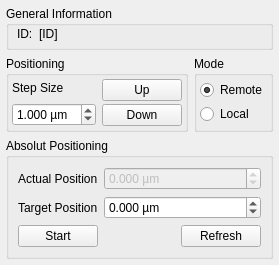
<?xml version="1.0" encoding="UTF-8"?>
<ui version="4.0">
 <class>dockWidgetPiezosystemJena_NV40_1</class>
 <widget class="QWidget" name="dockWidgetPiezosystemJena_NV40_1">
  <property name="geometry">
   <rect>
    <x>0</x>
    <y>0</y>
    <width>257</width>
    <height>251</height>
   </rect>
  </property>
  <property name="windowTitle">
   <string>Piezosystem Jena NV40/1</string>
  </property>
  <layout class="QVBoxLayout" name="verticalLayout_5">
   <property name="leftMargin">
    <number>6</number>
   </property>
   <property name="topMargin">
    <number>6</number>
   </property>
   <property name="rightMargin">
    <number>6</number>
   </property>
   <property name="bottomMargin">
    <number>6</number>
   </property>
   <item>
    <widget class="QGroupBox" name="groupBox">
     <property name="sizePolicy">
      <sizepolicy hsizetype="Preferred" vsizetype="Minimum">
       <horstretch>0</horstretch>
       <verstretch>0</verstretch>
      </sizepolicy>
     </property>
     <property name="title">
      <string>General Information</string>
     </property>
     <layout class="QHBoxLayout" name="horizontalLayout_4">
      <property name="leftMargin">
       <number>8</number>
      </property>
      <property name="topMargin">
       <number>1</number>
      </property>
      <property name="rightMargin">
       <number>8</number>
      </property>
      <property name="bottomMargin">
       <number>6</number>
      </property>
      <item>
       <widget class="QLabel" name="label_2">
        <property name="text">
         <string>ID:</string>
        </property>
       </widget>
      </item>
      <item>
       <widget class="QLabel" name="lblID">
        <property name="sizePolicy">
         <sizepolicy hsizetype="Expanding" vsizetype="Preferred">
          <horstretch>0</horstretch>
          <verstretch>0</verstretch>
         </sizepolicy>
        </property>
        <property name="text">
         <string>[ID]</string>
        </property>
       </widget>
      </item>
     </layout>
    </widget>
   </item>
   <item>
    <layout class="QHBoxLayout" name="horizontalLayout_3">
     <item>
      <widget class="QGroupBox" name="groupBox_2">
       <property name="sizePolicy">
        <sizepolicy hsizetype="Preferred" vsizetype="Preferred">
         <horstretch>0</horstretch>
         <verstretch>0</verstretch>
        </sizepolicy>
       </property>
       <property name="title">
        <string>Positioning</string>
       </property>
       <layout class="QHBoxLayout" name="horizontalLayout">
        <property name="leftMargin">
         <number>3</number>
        </property>
        <property name="topMargin">
         <number>3</number>
        </property>
        <property name="rightMargin">
         <number>3</number>
        </property>
        <property name="bottomMargin">
         <number>3</number>
        </property>
        <item>
         <layout class="QVBoxLayout" name="verticalLayout_3">
          <item>
           <widget class="QLabel" name="label_3">
            <property name="text">
             <string>Step Size</string>
            </property>
           </widget>
          </item>
          <item>
           <widget class="QDoubleSpinBox" name="spinBoxStepSize">
            <property name="sizePolicy">
             <sizepolicy hsizetype="MinimumExpanding" vsizetype="Fixed">
              <horstretch>0</horstretch>
              <verstretch>0</verstretch>
             </sizepolicy>
            </property>
            <property name="suffix">
             <string> µm</string>
            </property>
            <property name="decimals">
             <number>3</number>
            </property>
            <property name="value">
             <double>1.000000000000000</double>
            </property>
           </widget>
          </item>
         </layout>
        </item>
        <item>
         <layout class="QVBoxLayout" name="verticalLayout">
          <property name="spacing">
           <number>3</number>
          </property>
          <item>
           <widget class="QPushButton" name="btnUp">
            <property name="text">
             <string>Up</string>
            </property>
           </widget>
          </item>
          <item>
           <widget class="QPushButton" name="btnDown">
            <property name="text">
             <string>Down</string>
            </property>
           </widget>
          </item>
         </layout>
        </item>
       </layout>
      </widget>
     </item>
     <item>
      <widget class="QGroupBox" name="groupBoxMode">
       <property name="title">
        <string>Mode</string>
       </property>
       <layout class="QVBoxLayout" name="verticalLayout_2">
        <property name="spacing">
         <number>3</number>
        </property>
        <property name="leftMargin">
         <number>3</number>
        </property>
        <property name="topMargin">
         <number>3</number>
        </property>
        <property name="rightMargin">
         <number>3</number>
        </property>
        <property name="bottomMargin">
         <number>3</number>
        </property>
        <item>
         <widget class="QRadioButton" name="radioRemote">
          <property name="text">
           <string>Remote</string>
          </property>
          <property name="checked">
           <bool>true</bool>
          </property>
         </widget>
        </item>
        <item>
         <widget class="QRadioButton" name="radioLocal">
          <property name="text">
           <string>Local</string>
          </property>
         </widget>
        </item>
       </layout>
      </widget>
     </item>
    </layout>
   </item>
   <item>
    <widget class="QGroupBox" name="groupBox_3">
     <property name="enabled">
      <bool>true</bool>
     </property>
     <property name="title">
      <string>Absolut Positioning</string>
     </property>
     <layout class="QVBoxLayout" name="verticalLayout_4">
      <item>
       <layout class="QGridLayout" name="gridLayout">
        <item row="0" column="0">
         <widget class="QLabel" name="label_actpos">
          <property name="text">
           <string>Actual Position</string>
          </property>
         </widget>
        </item>
        <item row="0" column="1">
         <widget class="QDoubleSpinBox" name="spinBoxActPos">
          <property name="enabled">
           <bool>false</bool>
          </property>
          <property name="sizePolicy">
           <sizepolicy hsizetype="MinimumExpanding" vsizetype="Fixed">
            <horstretch>0</horstretch>
            <verstretch>0</verstretch>
           </sizepolicy>
          </property>
          <property name="prefix">
           <string/>
          </property>
          <property name="suffix">
           <string> µm</string>
          </property>
          <property name="decimals">
           <number>3</number>
          </property>
          <property name="minimum">
           <double>-3000.000000000000000</double>
          </property>
          <property name="maximum">
           <double>3000.000000000000000</double>
          </property>
          <property name="singleStep">
           <double>1.000000000000000</double>
          </property>
         </widget>
        </item>
        <item row="1" column="0">
         <widget class="QLabel" name="label_tarpos">
          <property name="text">
           <string>Target Position</string>
          </property>
         </widget>
        </item>
        <item row="1" column="1">
         <widget class="QDoubleSpinBox" name="spinBoxTargetPos">
          <property name="sizePolicy">
           <sizepolicy hsizetype="MinimumExpanding" vsizetype="Fixed">
            <horstretch>0</horstretch>
            <verstretch>0</verstretch>
           </sizepolicy>
          </property>
          <property name="prefix">
           <string/>
          </property>
          <property name="suffix">
           <string> µm</string>
          </property>
          <property name="decimals">
           <number>3</number>
          </property>
          <property name="minimum">
           <double>-3000.000000000000000</double>
          </property>
          <property name="maximum">
           <double>3000.000000000000000</double>
          </property>
          <property name="singleStep">
           <double>1.000000000000000</double>
          </property>
          <property name="value">
           <double>0.000000000000000</double>
          </property>
         </widget>
        </item>
       </layout>
      </item>
      <item>
       <layout class="QHBoxLayout" name="horizontalLayout_2">
        <item>
         <widget class="QPushButton" name="btnStart">
          <property name="text">
           <string>Start</string>
          </property>
         </widget>
        </item>
        <item>
         <spacer name="horizontalSpacer">
          <property name="orientation">
           <enum>Qt::Horizontal</enum>
          </property>
          <property name="sizeHint" stdset="0">
           <size>
            <width>40</width>
            <height>20</height>
           </size>
          </property>
         </spacer>
        </item>
        <item>
         <widget class="QPushButton" name="btnRefresh">
          <property name="text">
           <string>Refresh</string>
          </property>
         </widget>
        </item>
       </layout>
      </item>
     </layout>
    </widget>
   </item>
   <item>
    <spacer name="verticalSpacer_2">
     <property name="orientation">
      <enum>Qt::Vertical</enum>
     </property>
     <property name="sizeHint" stdset="0">
      <size>
       <width>20</width>
       <height>40</height>
      </size>
     </property>
    </spacer>
   </item>
  </layout>
 </widget>
 <resources/>
 <connections/>
</ui>
